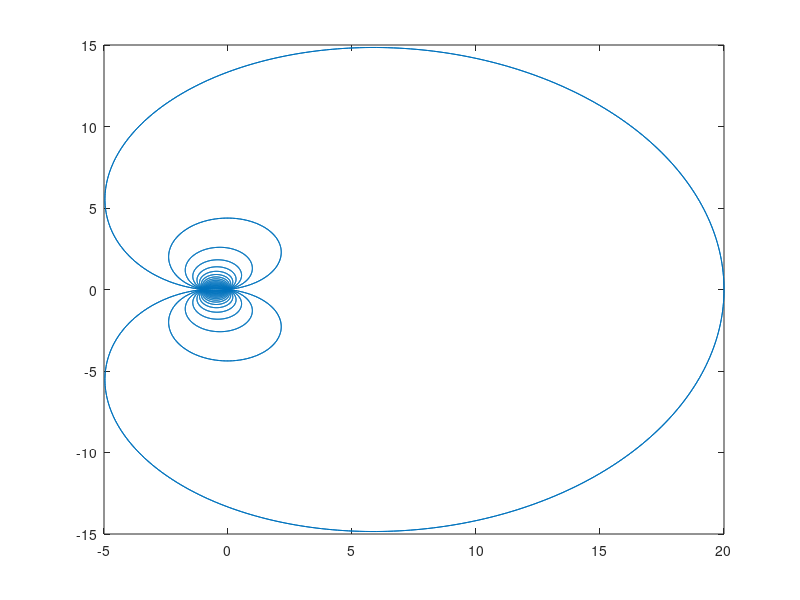
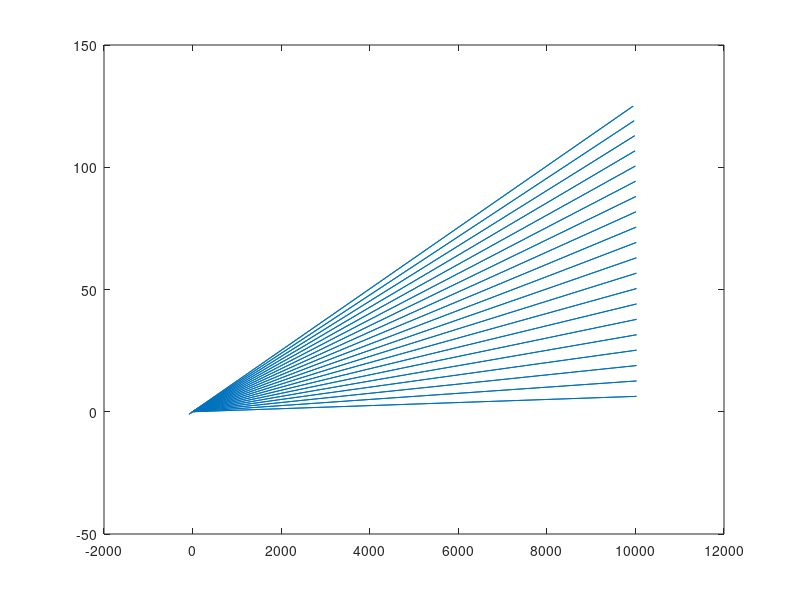
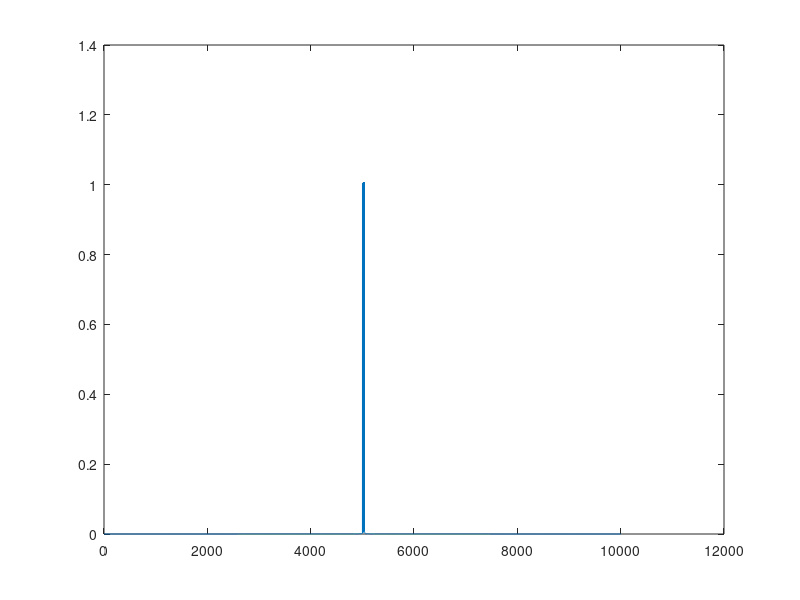
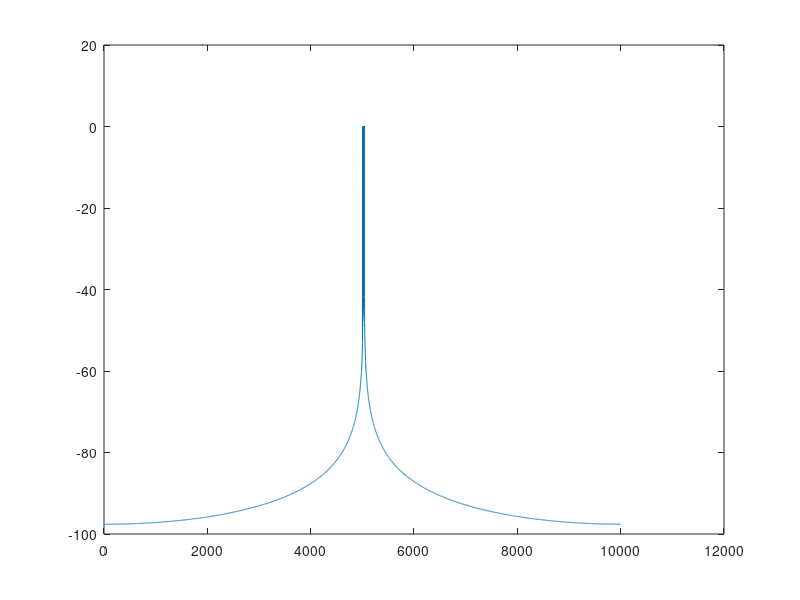

Write MATLAB code to recreate these figures, in order.
A = 1; % Amplitude
Fs = 10e4; % Sampling rate
t = 0.1;
t_array = 0:1/Fs:t;
x_counts = 1:1:length(t_array); %values on the x-axis
numSignals = 20; % Number of tones
df=400/numSignals; % Frequency step
S = zeros(1,length(t_array)); % Signal array
S_fft = zeros(1,length(t_array));
S_fft_shifted = zeros(1,length(t_array));
S_fft_mod = zeros(1,length(t_array)); % Array of spectrum amplitudes
S_fft_ang = zeros(1,length(t_array));
for k = 1:numSignals % the cycle of setting k tones
   St = A*exp(2*pi*t_array*1i*k*df);
   S = S + St;
   St_fft = fft(St);
   S_fft = S_fft + St_fft;
   St_fft_shifted = fftshift(St_fft);
   S_fft_shifted = S_fft_shifted + St_fft_shifted;
   St_fft_mod = abs(St_fft_shifted/length(St_fft_shifted));
   S_fft_mod = S_fft_mod + St_fft_mod;
   St_fft_ang = atan(St_fft_shifted);
   S_fft_ang = S_fft_ang + St_fft_ang;
   k = k + 1;
  end;
S_fft_mod_db = 20*log10(S_fft_mod/A); % Conversion of amplitude to dB
figure(1);
plot(S);

figure(2);
plot(S_fft);

figure(3);
plot(S_fft_mod);

figure(4);
plot(S_fft_mod_db);

% Amplitude modulation
fc = 1e4;
m = 2;
S_mod = (1+m.*S).*cos(2*pi*fc*t_array);
S_mod_fft1 = fft(S_mod);
S_fft_mod1_db = 20*log10(S_mod_fft1/A);

figure(5);
plot(x_counts, S, x_counts, S_mod);
figure(6);
plot(x_counts, S_fft_mod_db, x_counts, S_fft_mod1_db);

% Frequency modulation
fcm = 1e4;
mf = 10;
S_mod_freq = (A*numSignals)*cos(2*pi*(fcm+S+mf).*t_array);
S_mod_freq_fft = fft(S_mod_freq);
S_mod_freq_fft_dB = 20*log10(S_mod_freq_fft/A);

figure(7);
plot(x_counts, S, x_counts, S_mod_freq);
figure(8);
plot(x_counts, S_fft_mod_db, x_counts, S_mod_freq_fft_dB);
